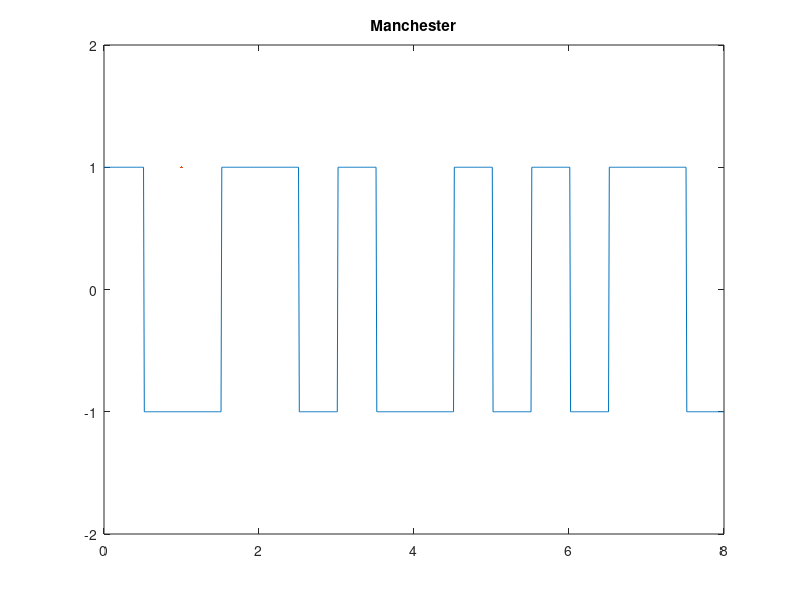

Here is the MATLAB script that generated this plot:
clear;
clear all;
bits = [0 1 0 0 1 1 1 0];
nbits = length(bits);
valTrans = []; 
for i = 1 : nbits
    if bits(i) == 0
       transicion = [1 -1];
    else
       transicion = [-1 1];
    end
    valTrans = [ valTrans transicion];
end

k = 1;
l = 0.5;
T = 0 : 0.01 : length(bits);
for j = 1: length(T)
    y(j) = valTrans(k);
    if T(j) > l
       k = k + 1; 
       l = l + 0.5;
    end   
end

recta = 1;
plot(T,y)
axis([0 nbits -2 2]);
hold on
plot(recta)
title('Manchester');


